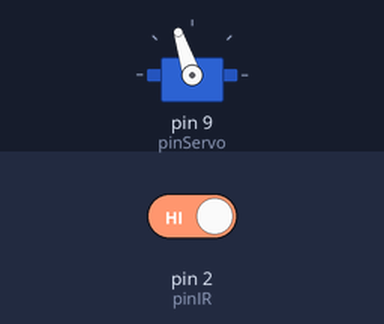
Recording of a sketch running on a simulated Arduino Uno, built with avr-gcc and run on an emulated ATmega328P. On the bench: servo. The test bench sets the inputs (shaded band); at power-on: pin 2 (pinIR) HIGH.

Above: at 1.2 s.
1.3 s: pin 2 (pinIR) driven LOW
At 2.1 s:
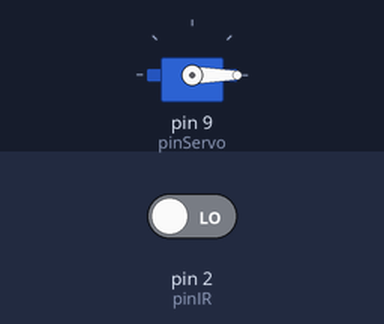
2.8 s: pin 2 (pinIR) driven HIGH
At 3.2 s:
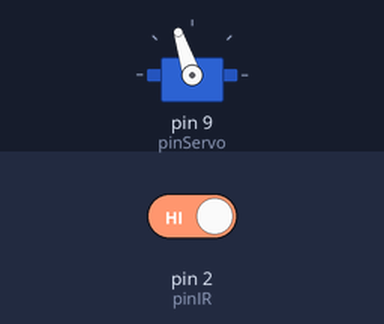
Timing chart, 0 to 5.8 s (numbered marks = the images above; inputs shaded):
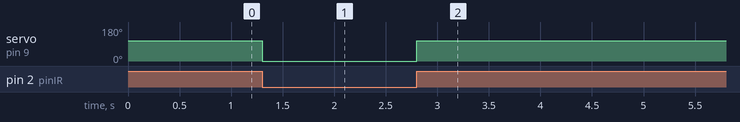

The sketch:

trainCode.ino
```cpp
#include <Servo.h>
  Servo Serv;

  int pinIR=2;
  int pinServo=9;
  int val=0;

  void setup(){
    Serv.attach(pinServo);
  }

  void loop(){
    val = digitalRead(pinIR);

    if (val ==0){

      Serv.write(-90);
      delay(100);
    }
    else
    {
      Serv.write(108);
      delay(100);
    }
  }
```

Measured:
- after the input at 1.3 s, servo on pin 9 (pinServo): 108° → 0° at once
- after the input at 2.8 s, servo on pin 9 (pinServo): 0° → 108° at once
